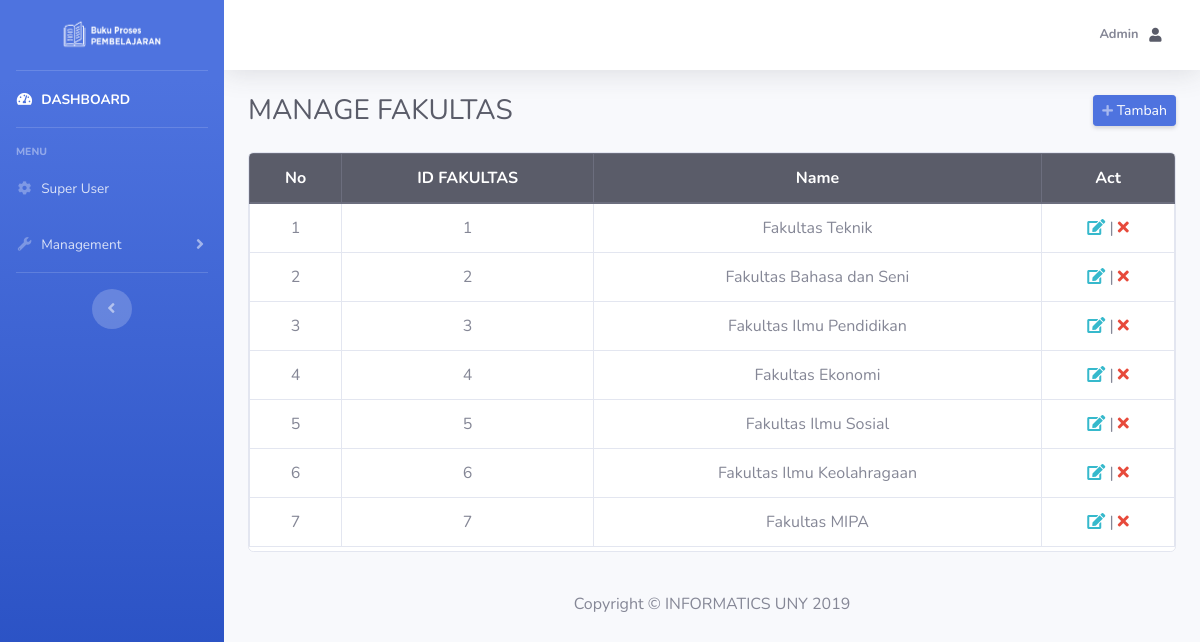
/admin/index.php?page=manage_fak (signed in), run on the app's committed database.
### tables this page shows
CREATE TABLE `fakultas` (
  `id` int(2) NOT NULL,
  `name` varchar(50) DEFAULT NULL
);

### admin/manage_fak.php (the view)
<table class="table table-hover table-bordered">
    <thead align="center" class="thead-dark">
        <tr>
            <th scope=" col">No</th>
            <th scope="col">ID FAKULTAS</th>
            <th scope="col">Name</th>
            <th scope="col">Act</th>
        </tr>
    </thead>
    <tbody align="center">
        <?php
        $sql = "SELECT * FROM `fakultas`";
        $result = $connect->query($sql);
        if ($result->num_rows > 0) {
            $no = 1;
            while ($row = $result->fetch_assoc()) {
                echo "<tr>";
                echo "<td>" . $no . "</td>";
                echo "<td>" . $row['id'] . "</td>";
                echo "<td>" . $row['name'] . "</td>";
                $idfak = $row['id'];
                echo "<td><a href=\"index.php?page=edit_fak&id=$idfak\" class=\"text-info\"><i class=\"fas fa-edit\"></i></a><span> | </span> <a href=\"../backend/process.php?op=deleteFak&id=$idfak\" class=\"text-danger\"><i class=\"fas fa-times\"></i></a></td>";
                echo "</tr>";
                $no++;
            }
        } else {
            echo "<tr>";
            echo "<td colspan=\"9\"> No more data </td>";
            echo "</tr>";
        }
        ?>
    </tbody>
</table>

### data on the page
fakultas: id "1", name "Fakultas Teknik"
fakultas: id "2", name "Fakultas Bahasa dan Seni"
fakultas: id "3", name "Fakultas Ilmu Pendidikan"
fakultas: id "4", name "Fakultas Ekonomi"
fakultas: id "5", name "Fakultas Ilmu Sosial"
fakultas: id "6", name "Fakultas Ilmu Keolahragaan"
fakultas: id "7", name "Fakultas MIPA"

### other printed values
$name "Admin"
$titledash "MANAGE FAKULTAS"
